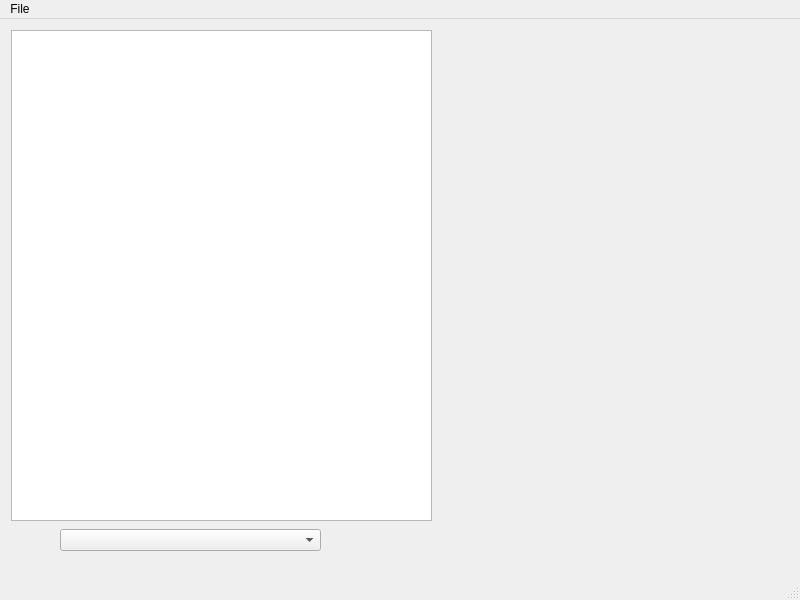
<?xml version="1.0" encoding="UTF-8"?>
<ui version="4.0">
 <class>MainWindow</class>
 <widget class="QMainWindow" name="MainWindow">
  <property name="geometry">
   <rect>
    <x>0</x>
    <y>0</y>
    <width>800</width>
    <height>600</height>
   </rect>
  </property>
  <property name="windowTitle">
   <string>MainWindow</string>
  </property>
  <widget class="QWidget" name="centralwidget">
   <widget class="QgsMapLayerComboBox" name="mMapLayerComboBox">
    <property name="geometry">
     <rect>
      <x>60</x>
      <y>510</y>
      <width>261</width>
      <height>22</height>
     </rect>
    </property>
   </widget>
   <widget class="QListWidget" name="listWidget">
    <property name="geometry">
     <rect>
      <x>11</x>
      <y>11</y>
      <width>421</width>
      <height>491</height>
     </rect>
    </property>
   </widget>
  </widget>
  <widget class="QMenuBar" name="menubar">
   <property name="geometry">
    <rect>
     <x>0</x>
     <y>0</y>
     <width>800</width>
     <height>26</height>
    </rect>
   </property>
   <widget class="QMenu" name="menuFile">
    <property name="title">
     <string>File</string>
    </property>
    <addaction name="actionOpen"/>
    <addaction name="actionClose"/>
   </widget>
   <addaction name="menuFile"/>
  </widget>
  <widget class="QStatusBar" name="statusbar"/>
  <action name="actionClose">
   <property name="text">
    <string>Close</string>
   </property>
  </action>
  <action name="actionOpen">
   <property name="text">
    <string>Open</string>
   </property>
  </action>
 </widget>
 <customwidgets>
  <customwidget>
   <class>QgsMapLayerComboBox</class>
   <extends>QComboBox</extends>
   <header>qgsmaplayercombobox.h</header>
  </customwidget>
 </customwidgets>
 <resources/>
 <connections/>
</ui>
